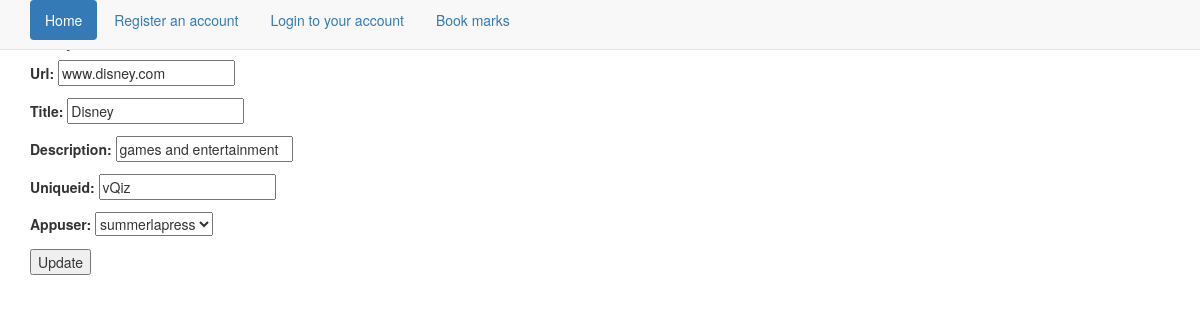
Page /bookmark_update/1 on the committed database.
### urlbook/models.py (models this page shows, shortened)
class BookMark(models.Model):
    url = models.CharField(max_length=50)
    title = models.CharField(max_length=50)
    description = models.CharField(max_length=80)
    enterdate = models.DateTimeField(auto_now_add=True)
    uniqueid = models.CharField(max_length=20)
    appuser = models.ForeignKey(User)

### urlbook/views.py (the view)
# urls.py: url(r'^bookmark_update/(?P<pk>\d+)$', BookMarkUpdateView.as_view(), name="bookmark_update"),
class BookMarkUpdateView(UpdateView):
    model = BookMark
    success_url = '/mybookmarks/'
    fields = ['url','title','description','uniqueid','appuser']
    template_name_suffix = '_update_form'

### templates/urlbook/bookmark_update_form.html
{% extends "base.html" %}
{% block content %}
<div class="container">
<br>
<h4>Edit your bookmark</h4>
<form action="" method="post">{% csrf_token %}
    {{ form.as_p }}
    <input type="submit" value="Update" />
</form>
</div>
{% endblock %}

### rows in the picture
BookMark: url "www.disney.com", title "Disney", description "games and entertainment", uniqueid "vQiz", appuser "summerlapress"
